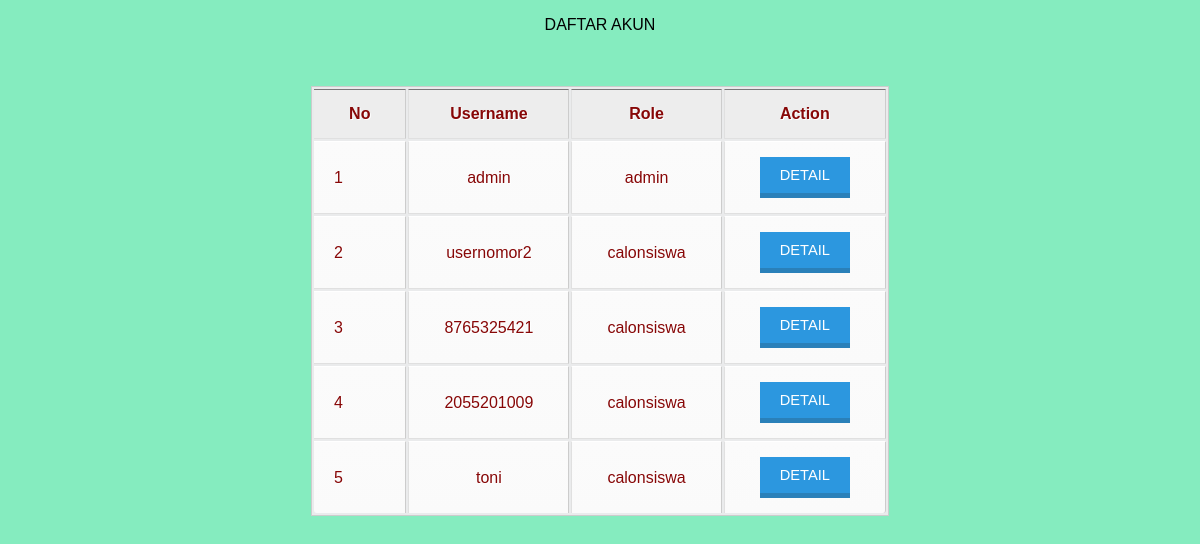
Screenshot of /adminpanel/daftarakun.php (signed in) with the database file from the repository.
### tables this page shows
CREATE TABLE `user` (
  `id` int(10) NOT NULL,
  `username` varchar(30) NOT NULL,
  `password` varchar(30) NOT NULL,
  `role` enum('admin','calonsiswa') NOT NULL
);

### adminpanel/daftarakun.php (the view, shortened to what this page needs)
<!DOCTYPE html>
<html>
<head>
    <link rel="stylesheet" type="text/css" href="../assets/style.css">
</head>
<body>
    <div class="datadaftar">
        <p class="tulisan_menu" style="color:black;">Daftar Akun</p>
        <br>
        <br>
        <table border="1" align="center">
            <thead>
                <th>No</th>
                <th>Username</th>
                <th>Role</th>
                <th>Action</th>
            </thead>
            <tbody>
                <?php
                include '../config.php';
                $no = 1;
                $sql = mysqli_query($db, "SELECT * FROM user");
                while ($query = mysqli_fetch_array($sql)) {
                ?>
                    <tr>
                        <td><?php echo $no++; ?></td>
                        <td><?php echo $query['username']; ?></td>
                        <td><?php echo $query['role']; ?></td>
                        <td>
                            <button class="tomboltabel" onclick="openModal(<?php echo $query['id']; ?>)">DETAIL</button>
                        </td>
                    </tr>
                <?php
                }
                ?>
            </tbody>
        </table>
    </div>
</body>
</html>

### assets/style.css (style rules this page uses)
body { font-family: sans-serif; background-color: rgba(0, 216, 123, 0.477); background-size: cover; }
.tulisan_menu { text-align: center; text-transform: uppercase; }
table { font-family: Arial, Helvetica, sans-serif; color: #870707; text-shadow: 1px 1px 0px #fff; background: #eaebec; border: #ccc 1px solid; }
table th { padding: 15px 35px; border-left:1px solid #e0e0e0; border-bottom: 1px solid #e0e0e0; background: #ededed; }
table th:first-child { border-left:none; }
table tr { text-align: center; padding-left: 20px; }
table td:first-child { text-align: left; padding-left: 20px; border-left: 0; }
table td { padding: 15px 35px; border-top: 1px solid #ffffff; border-bottom: 1px solid #e0e0e0; border-left: 1px solid #e0e0e0; background: #fafafa; background: -webkit-gradient(linear, left top, left bottom, from(#fbfbfb), to(#fafafa)); background: -moz-linear-gradient(top, #fbfbfb, #fafafa); }
table tr:last-child td { border-bottom: 0; }
table tr:last-child td:first-child { -moz-border-radius-bottomleft: 3px; -webkit-border-bottom-left-radius: 3px; border-bottom-left-radius: 3px; }
table tr:last-child td:last-child { -moz-border-radius-bottomright: 3px; -webkit-border-bottom-right-radius: 3px; border-bottom-right-radius: 3px; }
.tomboltabel { background:#2C97DF; color:white; border-top:0; border-left:0; border-right:0; border-bottom:5px solid #2A80B9; padding:10px 20px; text-decoration:none; font-family:sans-serif; font-size:11pt; }

### rows the page displays
user: username "admin", role "admin"
user: username "usernomor2", role "calonsiswa"
user: username "8765325421", role "calonsiswa"
user: username "2055201009", role "calonsiswa"
user: username "toni", role "calonsiswa"
